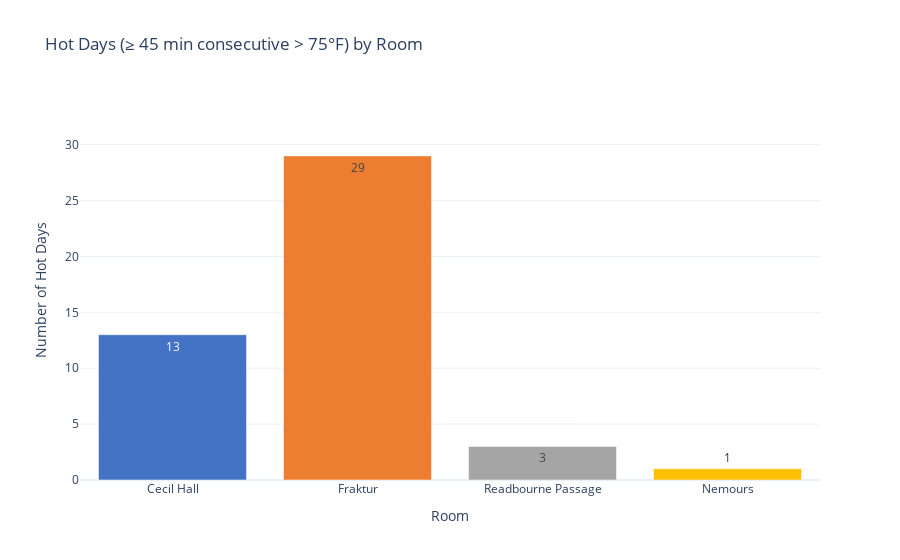

Source (notebook cell):
### Code cell
import plotly.graph_objects as go

# Your hot-day summary from the previous step
hot_day_counts = {
    "Cecil Hall": 13,
    "Fraktur": 29,
    "Readbourne Passage": 3,
    "Nemours": 1
}

fig = go.Figure()
fig.add_bar(
    x=list(hot_day_counts.keys()),
    y=list(hot_day_counts.values()),
    text=list(hot_day_counts.values()),
    textposition="auto",
    marker=dict(color=["#4472C4", "#ED7D31", "#A5A5A5", "#FFC000"])
)

fig.update_layout(
    title="Hot Days (≥ 45 min consecutive > 75°F) by Room",
    xaxis_title="Room",
    yaxis_title="Number of Hot Days",
    yaxis=dict(range=[0, max(hot_day_counts.values()) + 5]),
    template="plotly_white"
)
fig.show()

### Figure 1 — Plotly figure (JSON) as saved in the notebook; plotly's stock layout.template omitted (floating-point values rounded to 4 significant figures)
{"data": [{"marker": {"color": ["#4472C4", "#ED7D31", "#A5A5A5", "#FFC000"]}, "text": ["13", "29", "3", "1"], "textposition": "auto", "type": "bar", "x": ["Cecil Hall", "Fraktur", "Readbourne Passage", "Nemours"], "y": [13, 29, 3, 1]}], "layout": {"title": {"text": "Hot Days (≥ 45 min consecutive > 75°F) by Room"}, "xaxis": {"title": {"text": "Room"}}, "yaxis": {"range": [0, 34], "title": {"text": "Number of Hot Days"}}}}
